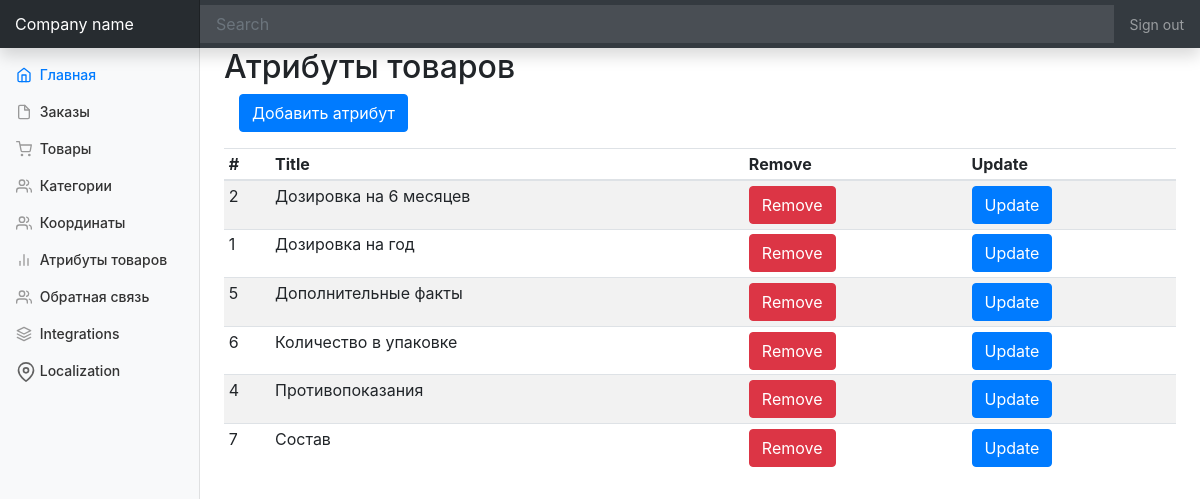
The app's page /?ctrl=Product&act=attributesList with its own data.
### tables this page shows
CREATE TABLE IF NOT EXISTS `productattributes` (
  `attributeID` int(11) NOT NULL AUTO_INCREMENT,
  `attributeTitle` varchar(50) NOT NULL,
  PRIMARY KEY (`attributeID`),
  UNIQUE KEY `attributeTitle` (`attributeTitle`)
);

### controllers/panel/MainController.php (called while the page is built, shortened)
<?php
class MainController extends BaseController {
    public function start(  ){
        $controller = $this->request->getGetValue('ctrl');
        $action = $this->request->getGetValue('act');
        $controllerClass = "controllers\\panel\\{$controller}Controller";
        if(class_exists($controllerClass)){
            $controllerInstance = new $controllerClass();
        }
        if(method_exists($controllerClass, "{$action}Action")){
            $viewToInclude = $controllerInstance->{"{$action}Action"}();
        }
        else{
            $controller = "Home";
            $action = "index";
            $controllerClass = "controllers\\panel\\{$controller}Controller";
            $controllerInstance = new $controllerClass();
            $viewToInclude = $controllerInstance->{"{$action}Action"}();
        }
        $this->view = $controllerInstance->view;
        include_once "views/Default/header.php";
        include_once "views/$controller/$viewToInclude.php";
    }
}

### index.php (called while the page is built, shortened)
<?php
$app = new MainController();
$app->start();

### controllers/panel/BaseController.php (called while the page is built, shortened)
<?php
class BaseController{
    public function __construct(){
        $this->view = new View();
    }
}

### utils/View.php (called while the page is built, shortened)
<?php
class View{
    private $storage = [];
    public function __get($name){
        if(isset($this->storage[$name])){
            return $this->storage[$name];
        }
        return null;
    }
    public function __set($name, $value){
        $this->storage[$name] = $value;
    }
}

### models/ProductAttribute.php (called while the page is built, shortened)
<?php
class ProductAttribute{
    public static function getAttributesList( $limit = 10 , $offset = 0 ){
        $stm = MySQL::$db->prepare("SELECT * FROM productattributes LIMIT $offset,$limit");
        $stm->execute();
        $categories = $stm->fetchAll(\PDO::FETCH_OBJ);
        return $categories;
    }
}

### controllers/panel/ProductController.php (called while the page is built, shortened)
<?php
class ProductController extends BaseController {
    public function attributesListAction(  ){
        $this->view->attributes = ProductAttribute::getAttributesList();
        return 'attributes-list';
    }
}

### views/Product/attributes-list.php (the view, shortened to what this page needs)
<main role="main" class="col-md-9 ml-sm-auto col-lg-10 px-4">
    <h2>Атрибуты товаров </h2>
    <form class="col-12">
        <div class="form-group">
            <a href="index.php?ctrl=Product&act=addAttribute" class="btn btn-primary">Добавить атрибут</a>
        </div>
    </form>
    <div class="table-responsive">
        <table class="table table-striped table-sm">
            <thead>
            <tr>
                <th>#</th>
                <th>Title</th>
                <th>Remove</th>
                <th>Update</th>
            </tr>
            </thead>
            <tbody>
            <?php foreach ( $this->view->attributes as $atribute ) { ?>
                <tr data-attribute-id="<?= $atribute->attributeID ?>">
                    <td><?= $atribute->attributeID ?></td>
                    <td><?= $atribute->attributeTitle ?></td>
                    <td><button data-category-id="<?= $atribute->attributeID ?>" class="btn btn-danger" >Remove</button></td>
                    <td><a class="btn btn-primary" href="?ctrl=Category&act=update">Update</a></td>
                </tr>
            <?php } ?>
            </tbody>
        </table>
    </div>
</main>
</div>
</div>

### assets/css/styles.css (style rules this page uses)
body { font-size: .875rem; }
[role="main"] { padding-top: 48px; }

### records on screen
productattributes: attributeID "2", attributeTitle "Дозировка на 6 месяцев"
productattributes: attributeID "1", attributeTitle "Дозировка на год"
productattributes: attributeID "5", attributeTitle "Дополнительные факты"
productattributes: attributeID "6", attributeTitle "Количество в упаковке"
productattributes: attributeID "4", attributeTitle "Противопоказания"
productattributes: attributeID "7", attributeTitle "Состав"
